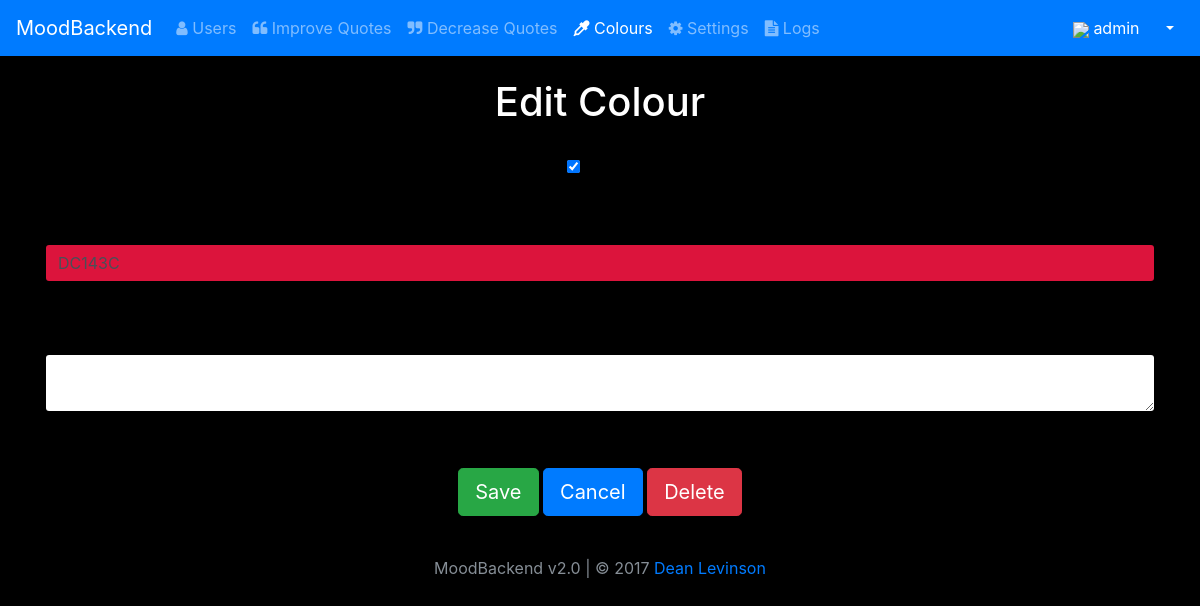
The page /admin/edit?type=colours&title=colour&id=23 (signed in) on the database its author committed.
### tables this page shows
CREATE TABLE `users` (
  `id` int(11) NOT NULL,
  `created_at` datetime NOT NULL,
  `created_by` int(11) DEFAULT NULL,
  `is_owner` tinyint(1) DEFAULT NULL,
  `is_admin` tinyint(1) DEFAULT NULL,
  `read_only` tinyint(1) DEFAULT NULL,
  `items_per_page` int(11) DEFAULT '100',
  `user` varchar(50) DEFAULT NULL,
  `password` varchar(50) DEFAULT NULL,
  `app_settings` text,
  `image` text
);

CREATE TABLE `colours` (
  `id` int(11) NOT NULL,
  `created_at` datetime DEFAULT NULL,
  `created_by` int(11) DEFAULT NULL,
  `active` tinyint(1) DEFAULT NULL,
  `colour` varchar(6) DEFAULT NULL,
  `notes` text
);

### admin/assets/php/user.php (called while the page is built, shortened)
<?php
  @include_once("../assets/php/sql.php");
  $sessionUser = $_SESSION["user"];
  $userQuery = $mysqli->query("SELECT * FROM yourmood.users WHERE id='{$sessionUser}'");
  if ($userQuery->num_rows) {
    $userRow = $userQuery->fetch_assoc();
    $currentUser["name"] = $userRow["user"];
    $currentUser["image"] = $userRow["image"];
    $currentUser["is_admin"] = $userRow["is_admin"];
    $currentUser["is_owner"] = $userRow["is_owner"];
    $currentUser["read_only"] = $userRow["read_only"];
    $currentUser["items_per_page"] = intval($userRow["items_per_page"]);
  } else {
    $dirPrefix = isset($rootDir) ? "" : "../";
    header("location: {$dirPrefix}logout");
    die();
  }

### admin/assets/php/actions.php (called while the page is built, shortened)
<?php
  if (isset($_SESSION["user"])) {
    include("user.php");
    if (isset($type)) {
      if ($currentUser["is_admin"]) {
        if (!$currentUser["read_only"]) {
          switch ($type) {
            default:
              $actions = array("create", "view", "edit", "delete");
              break;
          }
        } elseif (($type === "user" || $type === "users") && isset($id) && $id == $_SESSION["user"]) {
          $actions = array("view", "edit");
        } else {
          $actions = array("view");
        }
      } elseif (($type === "user" || $type === "users") && isset($id) && $id == $_SESSION["user"]) {
        $actions = array("edit");
      } else {
        $actions = array("");
      }
    }
  }

### admin/edit/index.php (the view, shortened to what this page needs)
<?php
  $type = $_GET["type"];
  $id = $_GET["id"];
  $title = $_GET["title"];
  include("../../assets/php/sql.php");
  $result = $mysqli->query("SELECT * FROM yourmood.{$type} WHERE id='{$id}'");
  if ($result->num_rows) {
      $row = $result->fetch_assoc();
      include("../assets/php/header.php");
  } else {
      $_SESSION["message"]["danger"] = "An error occured. (002)";
      header("location: ../{$title}s?type={$type}");
  }
  while ($column = $result->fetch_field()) {
      $columnTypes[$column->name] = $column->type;
  }
?>
<h1 class="text-center">Edit <?php echo isset($userPage) ? "Your Profile" : ucwords($title); ?></h1>
<br>
<form id="main-edit-form" class="form-group text-center container" action="../modify.php" method="POST" enctype="multipart/form-data">
<?php
  foreach ($row as $key => $val) {
      if ($key !== "id" && $key !== "created_at" && $key !== "created_by" && $key !== "position" && $key !== "is_owner" && $key !== "password" && $key !== "image" && (($key !== "app_settings" && $key !== "items_per_page") || $currentUser["is_admin"]) && (($key !== "read_only" && $key !== "is_admin") || $id != $_SESSION["user"])) {
        $columnType = $columnTypes[$key];
        $blockDiv = true;
?>
<div data-field="<?php echo $key; ?>">
<?php
          switch ($columnType):
            case 252:
?>
            <div class="form-group">
              <label for="<?php echo $key; ?>"><?php echo $key; ?></label>
              <textarea id="<?php echo $key; ?>" class="form-control" data-field-key="<?php echo $key; ?>" name="values[<?php echo $key; ?>]"><?php echo $val; ?></textarea>
            </div>
<?php
            break;
            case 1:
?>
            <div class="form-check">
              <label class="form-check-label">
                <input type="checkbox" class="form-check-input" <?php echo $val ? "checked" : ""; ?> name="values[<?php echo $key; ?>]" value="1">
              </label>
            </div>
<?php
            break;
            case 253:
?>
            <div class="form-group">
              <label for="<?php echo $key; ?>"><?php echo $key; ?></label>
              <input type="text" class="form-control" id="<?php echo $key; ?>" value="<?php echo $val; ?>" name="values[<?php echo $key; ?>]" style="<?php echo $type === "colours" && $key === "colour" ? "background-color: #{$val};" : ""; ?>">
            </div>
<?php
            break;
?>
<?php
          endswitch;
          if ($blockDiv):
?>
<br>
<?php endif; ?>
</div>
<?php
      }
  }
?>
  <button id="save-button" class="btn btn-lg btn-success submit" type="button" data-action="edit" data-confirm="<?php echo isset($userPage) ? "saving your edited profile" : "saving an edited {$title}"; ?>" data-class="success" data-toggle="modal" data-target="#modal">Save</button>
  <?php if (in_array("view", $actions)): ?>
    <a class="btn btn-lg btn-primary" href="../view?type=<?php echo $type; ?>&amp;title=<?php echo $title; ?>&amp;id=<?php echo $row["id"]; ?>">Cancel</a>
  <?php elseif ($currentUser["is_admin"]): ?>
    <a class="btn btn-lg btn-primary" href="../<?php echo $title; ?>s?type=<?php echo $type; ?>">Cancel</a>
  <?php endif; ?>
  <?php if (in_array("delete", $actions)): ?>
    <button class="btn btn-lg btn-danger submit" type="button" data-action="delete" data-confirm="deleting a <?php echo $title; ?>" data-class="danger" data-toggle="modal" data-target="#modal">Delete</button>
  <?php endif; ?>
</form>

### admin/assets/php/header.php (shortened to what this page needs)
<?php
  include("actions.php");
  $userAction = $currentUser["is_admin"] ? "view" : "edit";
?>
<!DOCTYPE html>
<html lang="en" data-type="<?php echo isset($type) ? $type : "unknown"; ?>" data-items="<?php echo isset($items) ? $items : "unknown"; ?>">
<head>
  <link rel="stylesheet" href="../assets/css/vendor/bootstrap.min.css?v=4.0.0">
  <link rel="stylesheet" href="../assets/css/vendor/font-awesome.min.css?v=4.7.0">
  <link rel="stylesheet" href="../assets/css/vendor/fine-uploader.min.css?v=5.15.4">
  <link rel="stylesheet" href="../assets/css/main.css">
</head>
<body>
  <nav class="navbar navbar-expand-lg navbar-dark bg-primary">
    <a <?php echo $currentUser["is_admin"] ? "href=\"../home\"" : "" ?> class="navbar-brand">MoodBackend</a>
    <div class="collapse navbar-collapse" id="main-nav">
        <ul class="nav navbar-nav">
          <?php if ($currentUser["is_admin"]): ?>
            <li class="nav-item <?php echo $title === "user" ? "active" : "" ?>">
              <a class="nav-link" href="../users">
                <span class="fa fa-user"></span>
                <span class="icon-text">Users</span>
              </a>
            </li>
            <li class="nav-item <?php echo isset($type) && $type === "improve" ? "active" : "" ?>">
              <a class="nav-link" href="../quotes?type=improve">
                <span class="fa fa-quote-left"></span>
                <span class="icon-text">Improve Quotes</span>
              </a>
            </li>
            <li class="nav-item <?php echo isset($type) && $type === "decrease" ? "active" : "" ?>">
              <a class="nav-link" href="../quotes?type=decrease">
                <span class="fa fa-quote-right"></span>
                <span class="icon-text">Decrease Quotes</span>
              </a>
            </li>
            <li class="nav-item <?php echo $title === "colour" ? "active" : "" ?>">
              <a class="nav-link" href="../colours">
                <span class="fa fa-eyedropper"></span>
                <span class="icon-text">Colours</span>
              </a>
            </li>
            <li class="nav-item <?php echo $title === "setting" ? "active" : "" ?>">
              <a class="nav-link" href="../settings">
                <span class="fa fa-cog"></span>
                <span class="icon-text">Settings</span>
              </a>
            </li>
            <li class="nav-item <?php echo $title === "log" ? "active" : "" ?>">
              <a class="nav-link" href="../logs">
                <span class="fa fa-file-text"></span>
                <span class="icon-text">Logs</span>
              </a>
            </li>
          <?php endif; ?>
        </ul>
      <ul class="navbar-nav ml-auto">
        <li class="nav-item">
          <div class="btn-group d-none d-lg-block d-xl-block">
            <a class="btn btn-primary <?php echo isset($userPage) && $userPage === "view" ? "active" : "" ?>" href="../<?php echo $userAction; ?>/?type=users&amp;title=user&amp;id=<?php echo $_SESSION["user"]; ?>">
              <img class="nav-user-image" src="../users/image.php?id=<?php echo $_SESSION["user"]; ?>&s=20">
              <span class="icon-text"><?php echo $currentUser["name"]; ?></span>
            </a>
            <button type="button" class="btn btn-primary dropdown-toggle dropdown-toggle-split" data-toggle="dropdown" aria-haspopup="true" aria-expanded="false">
            </button>
          </div>
        </li>
      </ul>
    </div>
  </nav>
  <br>

### assets/css/main.css (style rules this page uses)
* { -webkit-touch-callout: none; -webkit-user-select: none; -khtml-user-select: none; -moz-user-select: none; -ms-user-select: none; user-select: none; }
body { display: flex; min-height: 100vh; flex-direction: column; text-align: center; overflow: hidden; }
body, .footer-link, .night-mode .chip { color: white; }
.dropdown-content li span, .modal, .reset-input, label, #current-user a { color: black; }
body, .night-mode .mode-background { background-color: black; }

### rows shown on the page
users: user "admin"
colours: active "☑", colour "DC143C"

### other values the page prints
$title "Colour"
